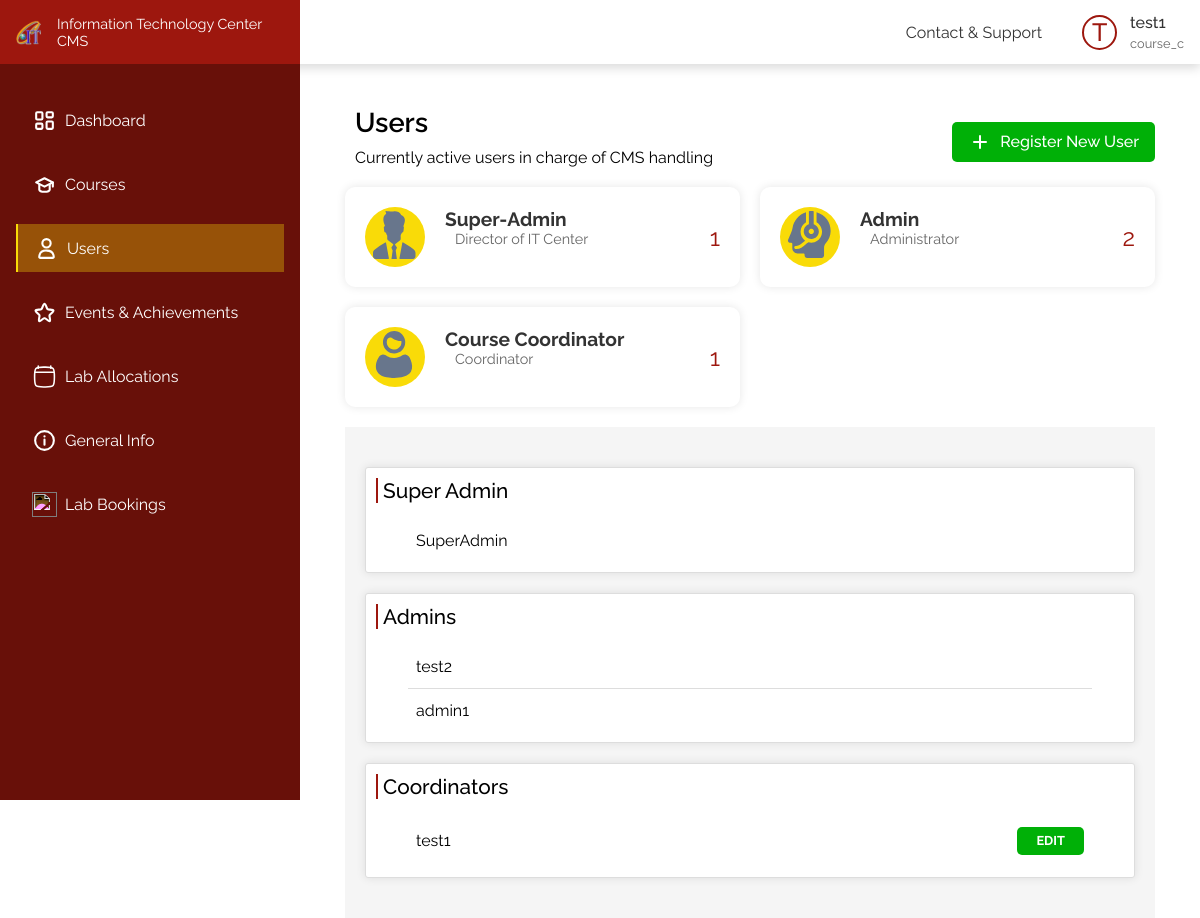
Page /pages/users/index.php (signed in) on the committed database.
### tables this page shows
CREATE TABLE
    IF NOT EXISTS `user` (
        `u_id` int(10) UNSIGNED NOT NULL AUTO_INCREMENT,
        `user_name` varchar(50) NOT NULL,
        `email` varchar(100) NOT NULL,
        `password` varchar(255) NOT NULL,
        `contact` varchar(20) NOT NULL,
        `clearense` varchar(20) NOT NULL,
        PRIMARY KEY (`u_id`)
    );

### backend/functions/users.php (called while the page is built, shortened)
<?php
include_once $_SERVER['DOCUMENT_ROOT'] . "/config.php";
function getUsers()
{
    global $conn;
    $stmt = $conn->prepare("SELECT clearense, u_id, user_name FROM user");
    $stmt->execute();
    $result = $stmt->get_result();
    $users = array();
    while ($row = $result->fetch_assoc()) {
        $clearence = $row['clearense'];
        if (!isset($users[$clearence])) {
            $users[$clearence] = array();
        }
        $users[$clearence][] = $row;
    }
    return $users;
}

### pages/users/index.php (the view, shortened to what this page needs)
<?php
include_once $_SERVER['DOCUMENT_ROOT'] . "/config.php";
include $_SERVER['DOCUMENT_ROOT'] . "/includes/header.php";
include_once $_SERVER['DOCUMENT_ROOT'] . "/backend/functions/users.php";
$users = getUsers();
?>
<!DOCTYPE html>
<html lang="en">
<head>
    <link rel="stylesheet" href="/css/users.css">
</head>
<body>
    <div class="flex-box">
        <div class="left">
            <?php
            include_once(APP_ROOT . "/includes/sidebar.php");
            ?>
        </div>
        <div class="right">
            <main class="users">
                <div class="container">
                    <div class="title">
                        <div>
                            <h1>Users</h1>
                            <p>Currently active users in charge of CMS handling</p>
                        </div>
                        <a href="/pages/users/adduser.php"><img src="/images/Add_round.svg" alt=""> Register New User</a>
                    </div>
                    <div class="user-roles">
                        <div class="user-role" id="super-admin-role">
                            <div class="user-icon">
                                <img src="/images/superadmin.svg" alt="Superadmin Icon">
                            </div>
                            <div class="user-details">
                                <h3>Super-Admin</h3>
                                <p>Director of IT Center</p>
                            </div>
                            <div class="user-count"><?= isset($users['super_admin']) ? sizeof($users['super_admin']) : 0 ?></div>
                        </div>
                        <div class="user-role" id="admin-role">
                            <div class="user-icon">
                                <img src="/images/admin.svg" alt="Admin Icon">
                            </div>
                            <div class="user-details">
                                <h3>Admin</h3>
                                <p>Administrator</p>
                            </div>
                            <div class="user-count"><?= isset($users['admin']) ? sizeof($users['admin']) : 0 ?></div>
                        </div>
                        <div class="user-role" id="coordinator-role">
                            <div class="user-icon">
                                <img src="/images/coordinator.svg" alt="Coordinator Icon">
                            </div>
                            <div class="user-details">
                                <h3>Course Coordinator</h3>
                                <p>Coordinator</p>
                            </div>
                            <div class="user-count"><?= isset($users['course_c']) ? sizeof($users['course_c']) : 0 ?></div>
                        </div>
                    </div>
                    <div class="all-users">
                        <div class="user-list super-admin">
                            <h3>Super Admin</h3>
                            <ul>
                                <?php
                                if (isset($users['super_admin']))
                                    foreach ($users['super_admin'] as $key => $sa) {
                                ?>
                                    <li>
                                        <p><?= $sa['user_name'] ?></p>
                                    </li>
                                <?php
                                    }
                                ?>
                            </ul>
                        </div>
                        <div class="user-list admins">
                            <h3>Admins</h3>
                            <ul>
                                <?php
                                if (isset($users['admin']))
                                    foreach ($users['admin'] as $key => $admin) {
                                ?>
                                    <li>
                                        <p><?= $admin['user_name'] ?></p>
                                    </li>
                                <?php
                                    }
                                ?>
                            </ul>
                        </div>
                        <div class="user-list coordinators">
                            <h3>Coordinators</h3>
                            <ul>
                                <?php
                                if (isset($users['course_c']))
                                    foreach ($users['course_c'] as $key => $cc) {
                                ?>
                                    <li>
                                        <p><?= $cc['user_name'] ?></p>
                                        <?php if ($_SESSION['user_id'] == $cc['u_id']) { ?>
                                            <a class="btn btn-success" href="/pages/users/edit.php">EDIT</a>
                                        <?php } ?>
                                    </li>
                                <?php
                                    }
                                ?>
                            </ul>
                        </div>
                    </div>
                </div>
            </main>
        </div>
    </div>
</body>
</html>

### includes/header.php (shortened to what this page needs)
<?php
include $_SERVER['DOCUMENT_ROOT'] . "/includes/header_core.php";
if (isset($_SESSION['user_id'])) {
  $user_id = $_SESSION['user_id'];
  $sql = "SELECT user_name, clearense FROM user WHERE u_id = ?";
  $stmt = $conn->prepare($sql);
  $stmt->bind_param("i", $user_id);
  $stmt->execute();
  $result = $stmt->get_result();
  if ($row = $result->fetch_assoc()) {
    $username = $row['user_name'];
    $role = $row['clearense'];
  }
}
?>
<!DOCTYPE html>
<html lang="en">
<head>
  <link rel="stylesheet" href="/css/header.css">
</head>
<body>
  <header>
    <div class="menu">
      <ul>
        <li><a href="/pages/contactNsupport.php">Contact & Support</a></li>
      </ul>
    </div>
    <div class="profile">
      <div class="img"><?php echo isset($username) ? strtoupper(substr($username, 0, 1)) : 'G'; ?></div>
      <h5><?php echo isset($username) ? $username : 'Guest'; ?></h5>
      <p><?php echo isset($role) ? $role : 'Guest'; ?></p>
    </div>
  </header>
</body>
</html>

### css/styles.css (style rules this page uses)
* { margin: 0; padding: 0; box-sizing: border-box; font-family: "Raleway", sans-serif; }
:root { --color-1: #9d170e; --color-2: #f9db08; --color-3: #305fa6; --color-4: #00b007; --color-5: #790483; --color-text-1: #333; --color-text-2: #666; --color-shade-1: #681009; }
.container { width: clamp(300px, 90%, 1440px); margin: auto; }
a { text-decoration: none; }
.flex-box { display: flex; }
.left { width: 300px; }
.right { width: calc(100% - 300px); padding-top: 4rem; }
.title { display: flex; align-items: center; justify-content: space-between; width: 100%; }
.title h1 { font-weight: 600; font-size: 1.7rem; margin-bottom: 0.5rem; display: flex; align-items: center; gap: 0.5rem; }
.title a { display: flex; align-items: center; gap: 0.5rem; padding: 0.5rem 1rem; background-color: var(--color-4); color: white; font-weight: 500; border-radius: 5px; }
.title a img { filter: invert() brightness(2); }

### css/header.css (style rules this page uses)
header { color: var(--color-text-1); box-shadow: 0 4px 10px rgba(0, 0, 0, 0.146); position: fixed; left: 0; top: 0; z-index: 10; background-color: white; display: flex; align-items: center; height: 4rem; gap: 0.5rem; width: 100%; padding: 0 1rem; }
.menu { display: flex; align-items: center; margin-left: auto; }
.menu ul { list-style: none; display: flex; gap: 1.2rem; }
.menu ul li { cursor: pointer; position: relative; font-weight: 400; font-size: 1rem; }
.menu ul li a { color: var(--color-text-1); }
.menu ul li:before { content: ""; position: absolute; bottom: -4px; left: 0; width: 0; height: 2px; background-color: transparent; transition: width 0.3s ease-in-out, background-color 0.3s ease-in-out; }
.profile { margin-left: 2rem; display: grid; grid-template-columns: 40px auto; gap: 0.25rem 0.5rem; align-items: center; cursor: pointer; }
.profile h5 { font-weight: 500; font-size: 1rem; }
.profile p { grid-column: 2; font-size: 0.8rem; color: var(--color-text-2); }
.profile .img { display: flex; font-size: 25px; align-items: center; justify-content: center; font-weight: 500; height: 35px; width: 35px; border-radius: 50%; grid-row: 1/3; border: 2px solid var(--color-1); color: var(--color-1); }

### css/users.css (style rules this page uses)
.users { padding-top: 2rem; }
.users .user-roles { display: grid; grid-template-columns: repeat(auto-fill, minmax(275px, 1fr)); gap: 20px; }
.users .user-role { background-color: #fff; border-radius: 10px; box-shadow: 0 0 10px rgba(0, 0, 0, 0.1); padding: 20px; display: flex; align-items: center; transition: all 0.2s; }
.users .user-icon { width: 60px; height: 60px; overflow: hidden; border-radius: 50%; background-color: var(--color-2); }
.users .user-icon img { margin-left: 5px; margin-top: 4px; width: 80%; height: 80%; }
.users .user-details { flex-grow: 1; margin-left: 20px; }
.users .user-details h3 { font-size: 1.2rem; color: var(--color-text-1); }
.users .user-details p { font-size: 0.9rem; margin: 0; color: var(--color-text-2); }
.users .user-count { font-size: 1.5rem; color: var(--color-1); margin-left: 20px; }
.users .container p { margin-bottom: 20px; margin-left: 10px; }
.users .container h1 { margin: 10px; }
.users .all-users { margin-top: 20px; padding: 20px; background-color: #f5f5f5; }
.users .super-admin, .users .admins, .users .coordinators { margin-top: 20px; margin-bottom: 20px; padding: 10px; border: 1px solid #ddd; background-color: #fff; border-radius: 3px; box-shadow: 0 0 10px rgba(0, 0, 0, 0.1); }
.users .super-admin h3, .users .admins h3, .users .coordinators h3 { font-size: 18px; margin: 0; padding: 0; border-left: 2px solid var(--color-1); padding-left: 5px; margin-bottom: 1rem; font-size: 1.3rem; font-weight: 500; }
.users .super-admin p, .users .admins p, .users .coordinators p { font-size: 1rem; margin: 0; padding: 0; margin-right: auto; }
.users .super-admin ul, .users .admins ul, .users .coordinators ul { list-style: none; padding: 0; }
.users .super-admin li, .users .admins li, .users .coordinators li { margin: 0 2rem; display: flex; align-items: center; padding: 0.75rem 0.5rem; }
.users .super-admin li:not(:last-child), .users .admins li:not(:last-child), .users .coordinators li:not(:last-child) { border-bottom: 1px solid #ddd; }
.users .btn { padding: 0.5em 1.5em; font-size: 0.8rem; border-radius: 5px; border: none; cursor: pointer; font-weight: 700; transition: all 0.3s; }
.users .btn.btn-success { background-color: var(--color-4); color: #fff; }

### rows in the picture
user: user_name "T", user_name "test1", clearense "course_c", shows "EDIT"
user: user_name "SuperAdmin"
user: user_name "test2"
user: user_name "admin1"

### other values in the picture
sizeof($users['super_admin']) "1"
sizeof($users['admin']) "2"
sizeof($users['course_c']) "1"
